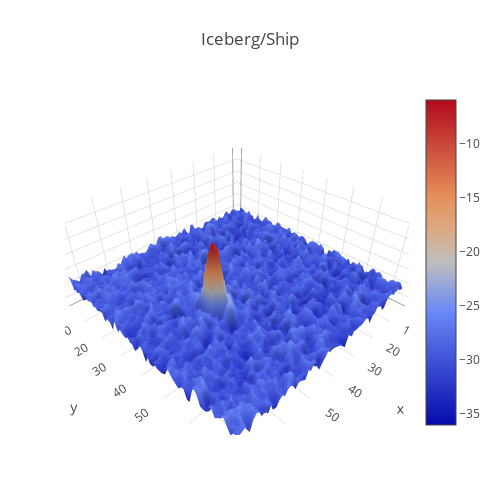

Notebook code cell kept with this figure:
### Code cell
ThreeD(27)

### Figure 1 — Plotly figure (JSON) as saved in the notebook; plotly's stock layout.template omitted (floating-point values rounded to 4 significant figures; data arrays with more than 128 entries replaced by an {"elided": "..."} marker saying what was removed)
{"data": [{"type": "surface", "z": {"elided": "75x75 float values"}}], "layout": {"autosize": false, "height": 500, "margin": {"b": 65, "l": 65, "r": 50, "t": 90}, "title": "Iceberg/Ship", "width": 500}}
